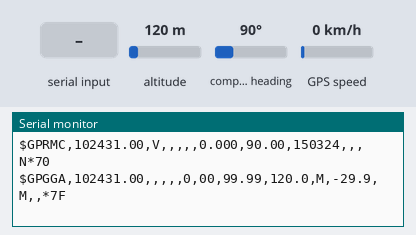
Recording of a sketch running on a simulated Seeed XIAO (SAMD21). Parts: the last lines printed to the serial monitor. Inputs (shaded band) come from the test bench; at power-on: altitude 120 m, GPS speed 0 km/h, compass heading 90°. The GPS gets a fix after 3 s at 37.7749, -122.4194 with 8 satellites.

Above: at 1.2 s.
1.3 s: altitude set to 20 m
At 2.8 s:
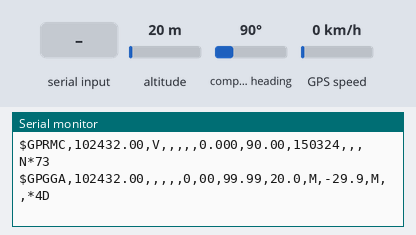
4.5 s: "1" received over the second serial link
At 4.9 s:
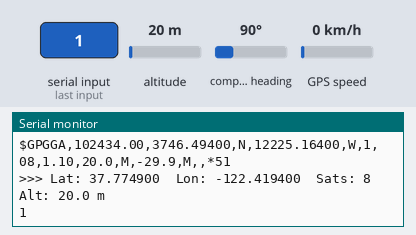
6.5 s: GPS speed set to 2 km/h
At 7.5 s:
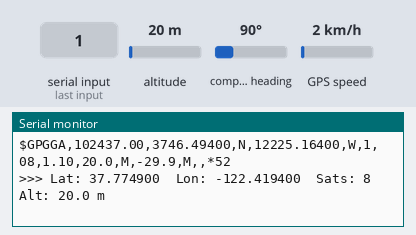
9.5 s: compass heading set to 7°
At 10.8 s:
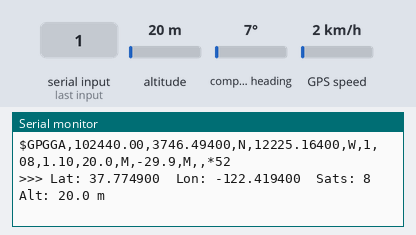
11.0 s: compass heading set to 352°
At 11.8 s:
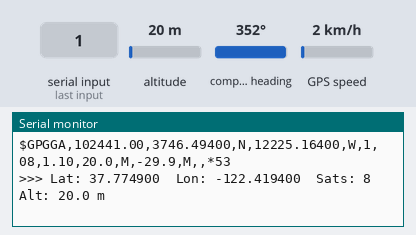
15.1 s: altitude set to 250 m
At 15.1 s:
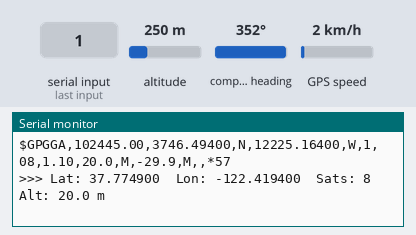

Measured:
- after the input at 1.3 s, the serial monitor: prints a new line after 0.71 s (image 1)
- after the input at 4.5 s, the serial monitor: prints a new line at once (image 2)
- after the input at 6.5 s, the serial monitor: prints a new line after 0.50 s (image 3)
- after the input at 9.5 s, the serial monitor: prints a new line after 0.50 s (image 4)
- after the input at 11.0 s, the serial monitor: prints a new line at once (image 5)

The sketch:

gps_atgm336h_2.ino
```cpp
#include <TinyGPSPlus.h>

#define GPS_RX D5   // XIAO D5  <- GPS TX
#define GPS_TX D4   // XIAO D4  -> GPS RX

TinyGPSPlus gps;
HardwareSerial gpsSerial(1);

void setup() {
  Serial.begin(115200);
  while (!Serial) delay(10);
  gpsSerial.begin(9600, SERIAL_8N1, GPS_RX, GPS_TX);
  Serial.println("Waiting for GPS fix...");
}

void loop() {
  while (gpsSerial.available()) {
    char c = gpsSerial.read();
    Serial.write(c);        // raw NMEA
    gps.encode(c);
  }

  if (gps.location.isUpdated()) {
    Serial.printf("\n>>> Lat: %.6f  Lon: %.6f  Sats: %d  Alt: %.1f m\n",
                  gps.location.lat(), gps.location.lng(),
                  gps.satellites.value(), gps.altitude.meters());
  }
}
```
